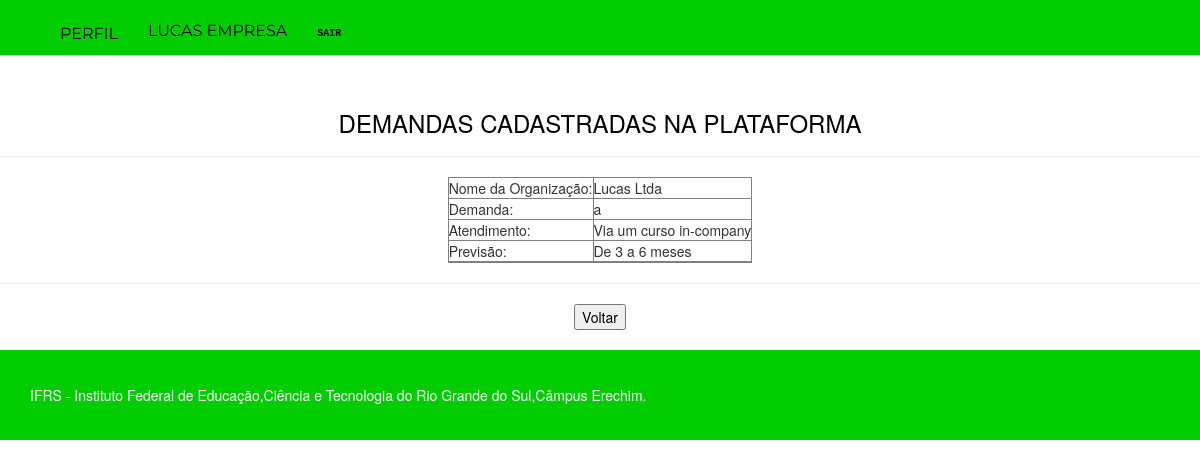
/buscausuarios.php (signed in), run on the app's committed database.
### tables this page shows
CREATE TABLE IF NOT EXISTS `cadastrodemanda` (
  `nomeOrg` varchar(50) NOT NULL,
  `demanda` varchar(100) NOT NULL,
  `atendimento` varchar(100) NOT NULL,
  `previsao` varchar(100) NOT NULL,
  PRIMARY KEY (`nomeOrg`)
);

### languages/lang.pt.php (called while the page is built, shortened)
<?php
$lang = array();
$lang['PAGE_TITLE'] = 'Planader';
$lang['MENU_HOME'] = 'Início';
$lang['MENU_HISTORIA'] = 'Sobre';
$lang['MENU_LABORATORIOS'] = 'Cadastre-se';
$lang['MENU_CONTATO'] = 'Contato';
$lang['MENU_IDIOMA1'] = '';
$lang['MENU_IDIOMA2'] = 'English';
$lang['APRESENTACAO'] = 'PLANADER';
$lang['APRESENTACAO1'] = 'Plataforma de Apoio ao Desenvolvimento Regional';
$lang['APRESENTACAO2'] = 'Coordenador: Adriana';
$lang['APRESENTACAO3'] = 'Professor Auxiliar: Paulo';
$lang['APRESENTACAO4'] = 'Bolsista: Lucas';
$lang['APRESENTACAO5'] = 'Projeto Oriundo Edital ******';
$lang['APRESENTACAO6'] = 'IFRS';
$lang['APRESENTACAO7'] = 'Instituto Federal de Educação,Ciência e Tecnologia do Rio Grande do Sul,Câmpus Erechim';
$lang['CADASTRO'] = 'Não é cadastrado?';
$lang['CADASTRO1'] = 'Cadastre-se já!';
$lang['CADASTRO_NOME'] = 'Nome da Organização:';
$lang['CADASTRO_SITE'] = 'Site:';
$lang['CADASTRO_EMAIL'] = 'Email:';
$lang['CADASTRO_CNPJ'] = 'CNPJ:';
$lang['CADASTRO_ENDERECO'] = 'Endereço:';
$lang['CADASTRO_CIDADE'] = 'Cidade:';
$lang['CADASTRO_TELEFONE'] = 'Telefone:';
$lang['CADASTRO_NOMECONTATO'] = 'Nome para Contato:';
$lang['CADASTRO_RAMO'] = 'Ramo:';
$lang['CADASTRO_SENHA'] = 'Senha:';
$lang['LOGIN'] = 'Já é cadastrado?';
$lang['LOGIN1'] = 'Entre com seu email e senha!';
$lang['LOGIN_EMAIL'] = 'Email:';
$lang['LOGIN_SENHA'] = 'Senha:';
$lang['PARCEIROS_FA_ICON'] = 'Links Estratégicos';
$lang['CONTATO_ENDERECO'] = 'Endereço:';
$lang['CONTATO_ENDERECO_ESCRITO'] = 'Instituto Federal de Educação,Ciência e Tecnologia do Rio Grande do Sul,Câmpus Erechim<br>
R. Domingos Zanella, n.104 - Três Vendas<br>
CEP: 99700-000<br>
Erechim - RS.';
$lang['CONTATO_EMAIL2'] = 'Site:';
$lang['CONTATO_EMAIL2_ESCRITO'] = 'https://ifrs.edu.br/erechim/';
$lang['CONTATO_TELEFONE'] = 'Telefone:';
$lang['CONTATO_TELEFONE_ESCRITO'] = '+055 (54) 33217500';
$lang['CONTATO_NOME'] = 'Nome';
$lang['CONTATO_TELEFONE1'] = 'Telefone';
$lang['CONTATO_EMAIL'] = 'E-mail';
$lang['CONTATO_ASSUNTO'] = 'Assunto';
$lang['CONTATO_MENSAGEM'] = 'Mensagem';
$lang['CONTATO_RESULTADO'] = 'Resultado de ';
$lang['CONTATO_NONODIGITO'] = 'Atente-se ao nono dígito do seu telefone móvel conforme a sua região';
$lang['CONTATO_BOTAO'] = 'Enviar Mensagem';
$lang['RODAPE'] = 'IFRS - Instituto Federal de Educação,Ciência e Tecnologia do Rio Grande do Sul,Câmpus Erechim.';
?>

### buscausuarios.php (the view, shortened to what this page needs)
<?php
	include_once 'common.php';
    require("conexao.php");
?>
<!doctype html>
<html>
<head>
    <link href="css/bootstrap.css" rel="stylesheet" type="text/css">
    <link href="css/style.css" rel="stylesheet" type="text/css">
    <link href="css/font-awesome.css" rel="stylesheet" type="text/css">
    <link href="css/responsive.css" rel="stylesheet" type="text/css">
    <link href="css/animate.css" rel="stylesheet" type="text/css">
    <link href="css/alter.css" rel="stylesheet" type="text/css">
    <link href="css/modern-business.css" rel="stylesheet">
    <link href="css/main.css" rel="stylesheet" />
    <link href="http://twitter.github.com/bootstrap/assets/css/bootstrap.css" rel="stylesheet" />
</head>
<body>
    <nav class="navbar navbar-fixed-top nav" role="navigation">
        <div class="container">
            <div class="collapse navbar-collapse navbar-ex1-collapse ">
                <ul class="nav navbar-nav">
                    <li>
                        <a href="IFSeEscritorio.php">
                               Perfil
                            </a>
                    </li>
                    <li>
                        <?php echo $_SESSION['UsuarioNome']; ?>
                    </li>
                    <b class="text6"> <a href="logout.php">Sair</a></b>
                    <b class="text7"></b>
                </ul>
            </div>
        </div>
    </nav>
    <br><br>
    <div class="row">
        <div id="container">
            <div id="central">
                <div id="fundo" align="center">
                   <h3>Demandas cadastradas na PLATAFORMA</h3>
                   <hr>
                    <?php
				$res = mysqli_query($conexao, "select * from cadastrodemanda");
				echo "<table border=1>";
				while($escrever=mysqli_fetch_array($res)){
					echo "<tr>";
                    echo "<tr>";
						echo "<td>Nome da Organização: </td>\n";
						echo "<td>".$escrever['nomeOrg']."</td>";
						echo "</tr>";
						echo "<tr>";
						echo "<td>Demanda: </td>\n";
						echo "<td>".$escrever['demanda']."</td>";
						echo "</tr>";
						echo "<tr>";
						echo "<td>Atendimento: </td>\n";
						echo "<td>".$escrever['atendimento']."</td>";
						echo "</tr>";
						echo "<tr>";
						echo "<td>Previsão: </td>\n";
						echo "<td>".$escrever['previsao']."</td>";
						echo "</tr>";
                        echo "<tr>";
                        echo "<td colspan=2;></td>\n";
                        echo "</tr>";
					echo "</tr>";
				}
				echo "</table>";
                ?>
                </div>
            </div>
        </div>
    </div>
    <hr>
    <center><a href="IFSeEscritorio.php"><input type="submit" title="Voltar" name="voltar" value="Voltar" /></a></center>
    <br/>
    <footer class="footer">
        <div class="container">
            <div class="pull-left">
                <span class="copyright"><?php echo $lang['RODAPE']; ?></span>
            </div>
        </div>
    </footer>
</body>
</html>

### css/style.css (style rules this page uses)
a, a:hover, a:active { outline:0px !important }
body { min-height: 100%; position: relative; background:#fff; font-family: 'Open Sans', sans-serif; font-size:14px; font-weight:normal; color:#000000; margin:0; }
h3 { font-family: 'Montserrat', sans-serif; color:#000000; font-size:16px; margin:0 0 5px 0; text-transform:uppercase; font-weight:400; }
.nav { background-color: #00cc00; color: #000; }
.footer { background:#00cc00; position: relative; bottom: 0; width: 100%; padding:35px 0 35px; margin: 0px !important; }
.copyright { color:#FFFFFF; font-size:14px; display:block; text-align:center; }

### css/alter.css (style rules this page uses)
.text6 { text-align: justify; font-family:"Courier New", Courier, monospace !important; font-size:10px !important; color: #00FF00 !important; padding: 10px 30px 10px !important; text-align: right !important; }
.text7 { text-align: justify; font-family:"Courier New", Courier, monospace !important; font-size:10px !important; color: #00FF00 !important; padding: 10px 30px 10px !important; text-align: right !important; }
a { margin-top: -6px !important; }
.navbar-nav { margin-top: 20px !important; font-size:16px !important; font-family: 'Montserrat', sans-serif; !important; font-weight:400 !important; text-transform: uppercase !important; float: right; }
.nav > li > a { padding: 10px 30px !important; text-align: right; }

### css/modern-business.css (style rules this page uses)
html, body { height: 100%; }
body { padding-top: 50px; }
footer { margin: 50px 0; }

### css/main.css (style rules this page uses)
html, body { top: 0 !important; }

### data on the page
cadastrodemanda: nomeOrg "Lucas Ltda", demanda "a", atendimento "Via um curso in-company", previsao "De 3 a 6 meses"

### other printed values
$_SESSION['UsuarioNome'] "LUCAS EMPRESA"
$lang['RODAPE'] "IFRS - Instituto Federal de Educação,Ciência e Tecnologia do Rio Grande do Sul,Câmpus Erechim."
